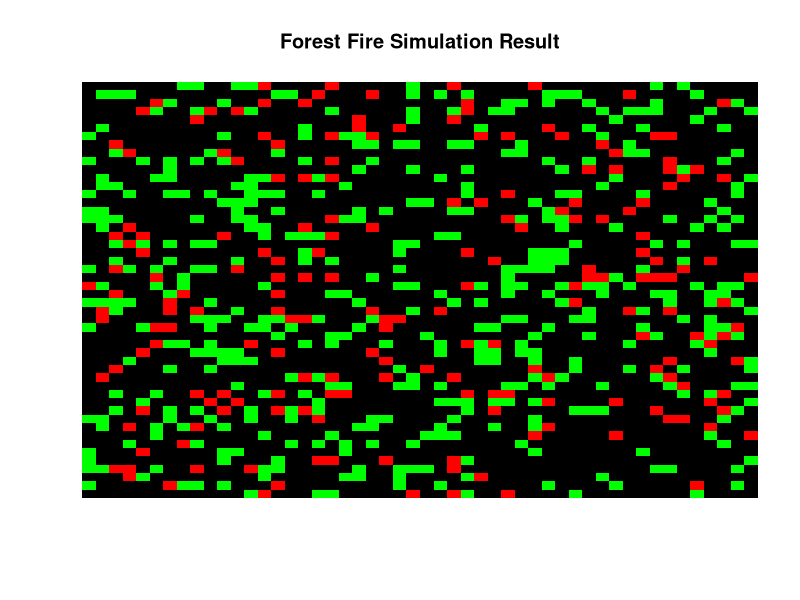
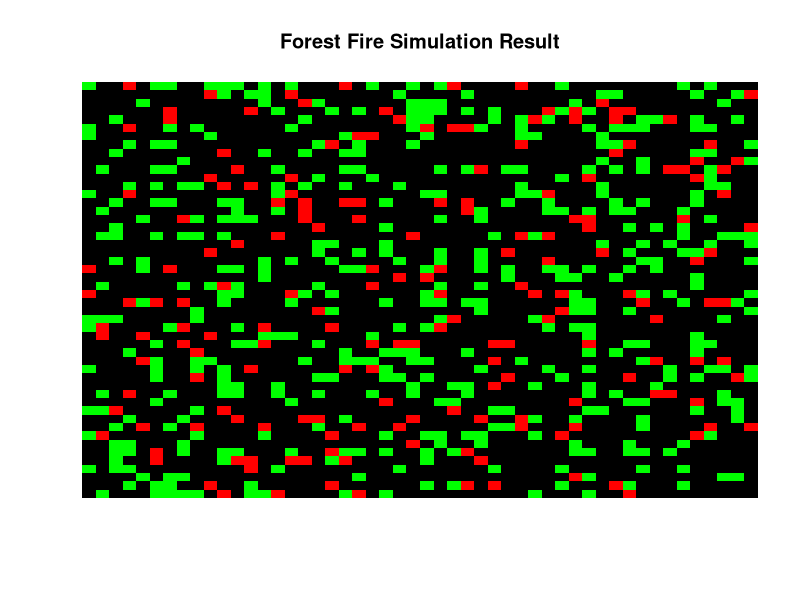
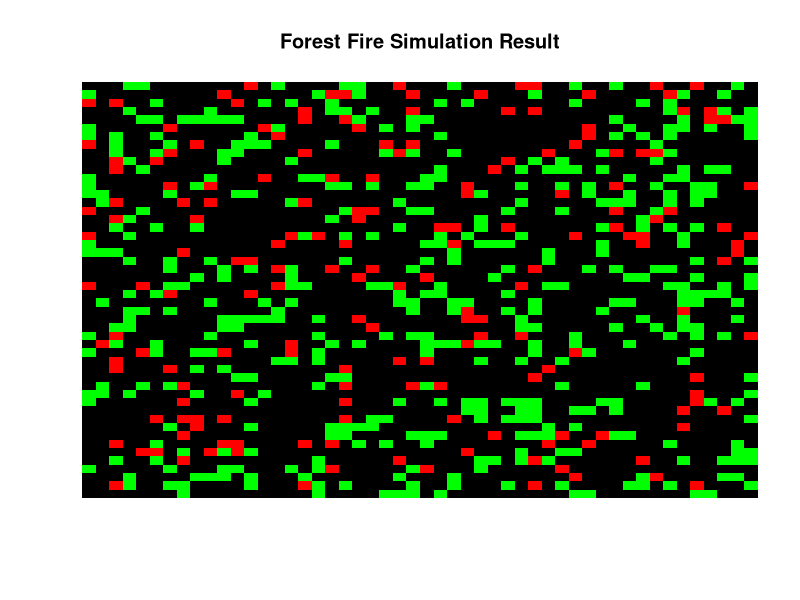
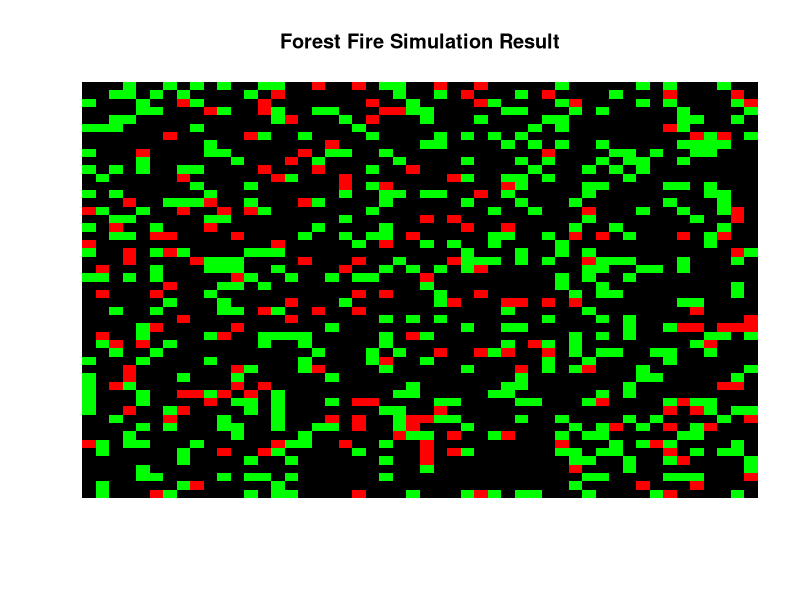
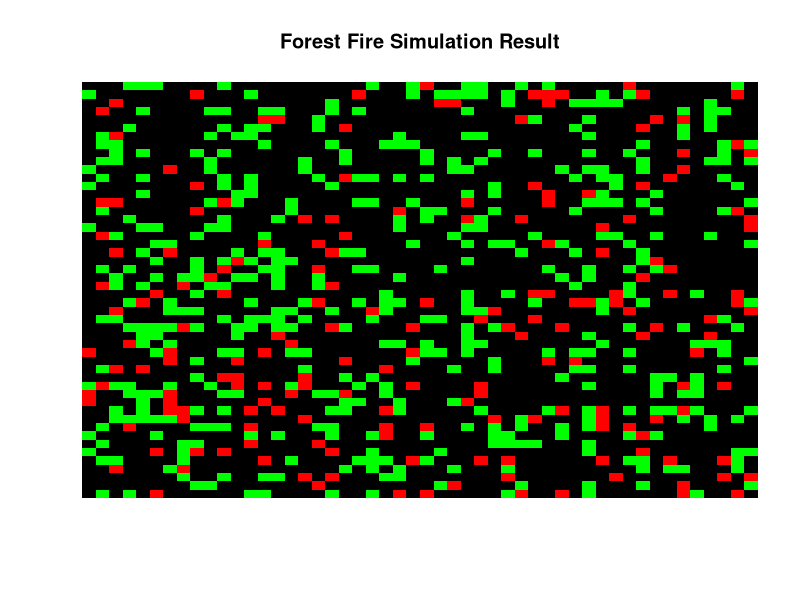
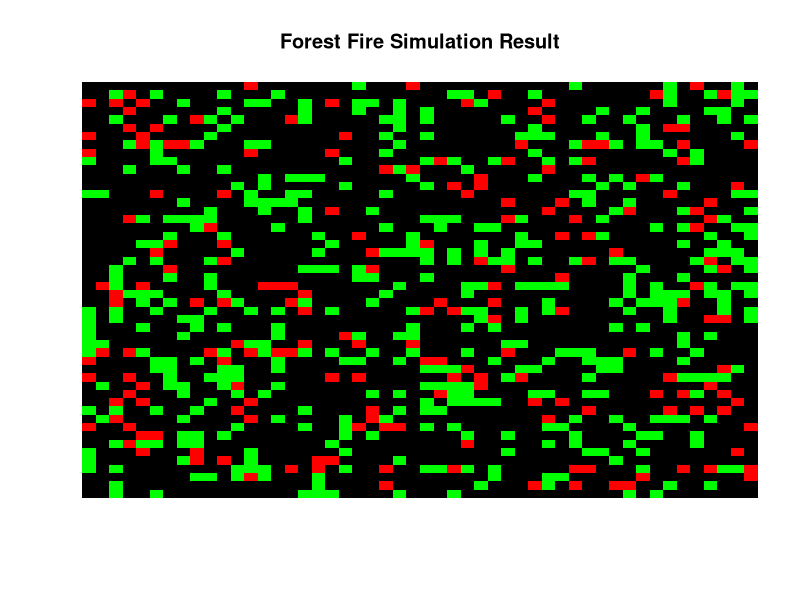
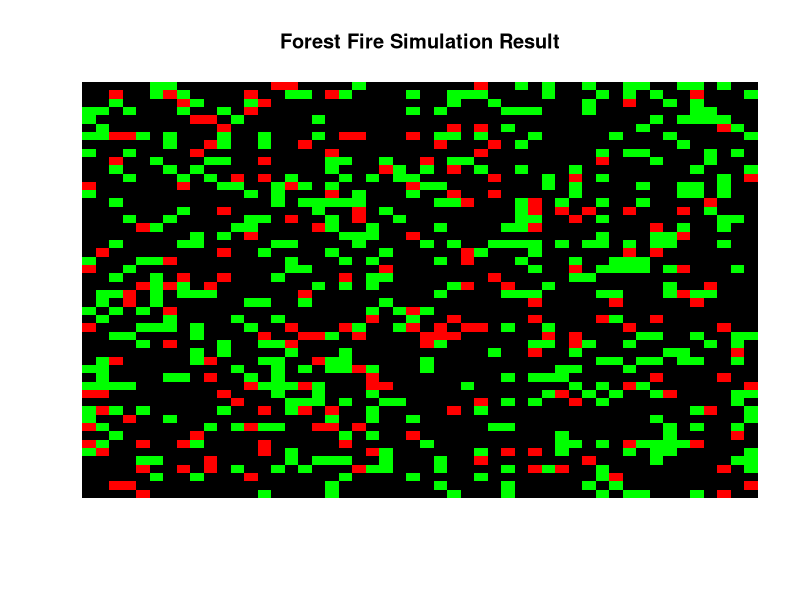
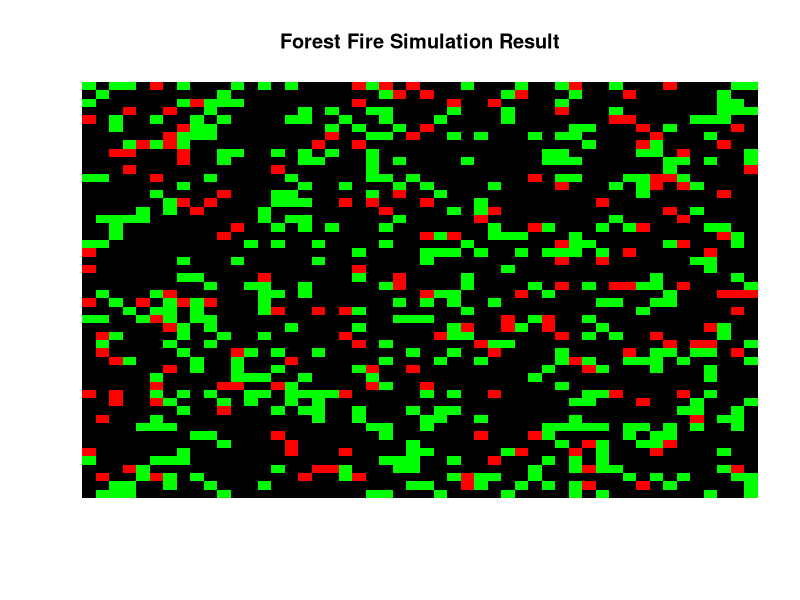

These charts were generated, in order, by the following R code:
#pre zaciatok par funkcii urcenych na spinavu roboru 
create_matrix <- function(L, init_value = 0){
  M <- matrix(init_value, nrow = L, ncol = L)
  return(M)
} 

#typy stavov: 0 - prazdna, 1 - strom, 2- horiaci strom
#Tato funkcia posluzi najma na prezistenie, ci sused stromu so suradnicami [i,j] nehori, chudak
neighbour_ownership <- function(M, coords, state){
  if(coords[1] > 1) {
    if(M[coords[1] - 1, coords[2]] == state) return(TRUE)
  }
  if(coords[1] < length(M[1,])) {
    if(M[coords[1] + 1, coords[2]] == state) return(TRUE)
  }
  if(coords[2] > 1) {
    if(M[coords[1], coords[2] - 1] == state) return(TRUE)
  }
  if(coords[2] < length(M[1,])) {
    if(M[coords[1], coords[2] + 1] == state) return(TRUE)
  }
  return(FALSE)
}

#jeden krok simulacneho behu (podla zadanych podmienok) rozhoduje, ci bude strom v dalsom kroku simulacie v poriadku, 
#alebo bude horiet, pripadne ukonci svoju zivotnu put)
one_step_sim <- function(playground, f, p) {
  temp_playground <- playground
  for (i in 1: length(playground[1, ])) {
   for (j in 1: length(playground[1, ])) {
    current_state <- playground[i, j]
    if(current_state == 2) {
      temp_playground[i, j] <- 0
      next
    }
    if(current_state == 0) {
      if(runif(1) < p) {
        temp_playground[i, j] <- 1
        next
      }
    }
    if(current_state == 1){
      owns_neighbourd <- neighbour_ownership(playground, c(i, j), 2)
      if(owns_neighbourd == TRUE) {
        temp_playground[i, j] <- 2
        next
      }
      if(runif(1) < f) {
        temp_playground[i, j] <- 2
      } 
    }
   }
  }
  return(temp_playground)
}

#spocitame, kolko zivych stromov na konci simulacneho behu ostava -> ziskavame r
count_trees <- function(playground){
  r <-sum(playground==1)
  return(r)
}

#jeden simulacny beh o dlzke N krokov, vracia len hodnotu r
sim_run <- function(f, p, L, N) {
  playground <- create_matrix(L)
  colors <- c ("black", "green", "red")
  breaks <- c(-0.5, 0.5, 1.5, 2.5) #len fixujem, aby farby Black, Green, Red prisluchali jednotlivym stavom v bunkach 0,1,2 
  for (time_step in 1:N) {
    playground <- one_step_sim(playground, f, p)
  }
  image(z = playground, col = colors, breaks = breaks, axes = FALSE, main = "Forest Fire Simulation Result")
  r <- count_trees(playground)
  return(r)
}

#vypocet CI klasickou standardizaciou, vracia dolnu a hornu hranicu CI
calculate_CI <- function(data) {
  mean_value <- mean(data)
  std_dev <- sd(data)
  z_score <- qnorm(0.975)  #obostranny 95% CI
  interval <- z_score * (std_dev / sqrt(length(data)))
  
  return(c(mean_value - interval, mean_value + interval))
}

#viacero simulacnych behov, ziskanie r a ratanie 95% CI
n_sim_and_CI <- function(f, p, L, N, delta) {
  max_simulations <- 1000000 #maximalny pocet iteracii, tiez sa mi nechce bezat donekonecna, sorry not sorry
  if(p == 0) {   #ak by niekto skusal hranicne pripady, nech mi nevyhadzuje errory
    sim_run(f, p, L, N)
    print('Nulova pp. rastu stromov. Ziaden strom nemoze vyrast, interval spolahlivosti je preto (0,0)')
    return(c(0, 0))
    }
  if(f==0){    #ak by niekto skusal hranicne pripady, nech mi nevyhadzuje errory
    sim_run(f, p, L, N)
    print('Nulova pp. vyhorenia stromov, teda pri nenulovej pp. rastu stromov, bude hodnota r pre dostatocne vela krokov simulacii rovna L^2')
    return(c(L^2, L^2))
  }
  r_from_n_sim <- c()  #i-ta zlozka vektora prislucha hodnote r v i-tom simulacnom behu
  for (i in 1:max_simulations) {
    r_from_n_sim <- cbind(r_from_n_sim, sim_run(f, p, L, N))
    Sys.sleep(3/L)  #cim vacsia matica, tym pomalsi model, preto nepotrebujeme predlzit cas na zobrazenie :)
    if(i>1){
      CI_l <- calculate_CI(r_from_n_sim)[1]
      CI_u <- calculate_CI(r_from_n_sim)[2]
      CI_length <- CI_u - CI_l
      if(CI_length <= delta){
        break
      }
    } 
  }
  return(list(r_from_n_sim = r_from_n_sim, CI = c(CI_l, CI_u)))
}

#funkcia, ktorej prvym vystupom bude hodnota r v jednotlivych simulacnych behoch, az do zastavenia 
#druhym vystupom je hodnota 95% intervalu spolahlivosti, ktory splna maximalnu dlzku CI rovnu delte

n_sim_and_CI(f = 0.2, p = 0.1, L = 50, N = 50, delta =10)

#trosku komentarov (radsej okomentujem f2f): pre zdovodnenie v kode jednoducho predpokladame, ze N a L sa nebude menit 
#a pracujeme len s parametrami f a p

#nech fixneme f, a hybeme s p - pri zvyseni p -> vyssi rast stromov, rovnaka pp. vznietenia, CI sa 'posunie doprava' - vyssi pocet stromov na konci s.behu
#ak p poklesne, stromy vznikaju pomalsie, tak ich pocet na konci s.behu bude nizsi, t.j. CI sa 'posunie nalavo, blizsie k nule'

#ak fixneme p a f navysime, stromy budu horiet rychlejsie, nakonci ich zostane menej -> posun CI 'nalavo, blizsie k nuke', 
#pri znizeni f opacne, posun 'doprava, dalej od nuly'.
